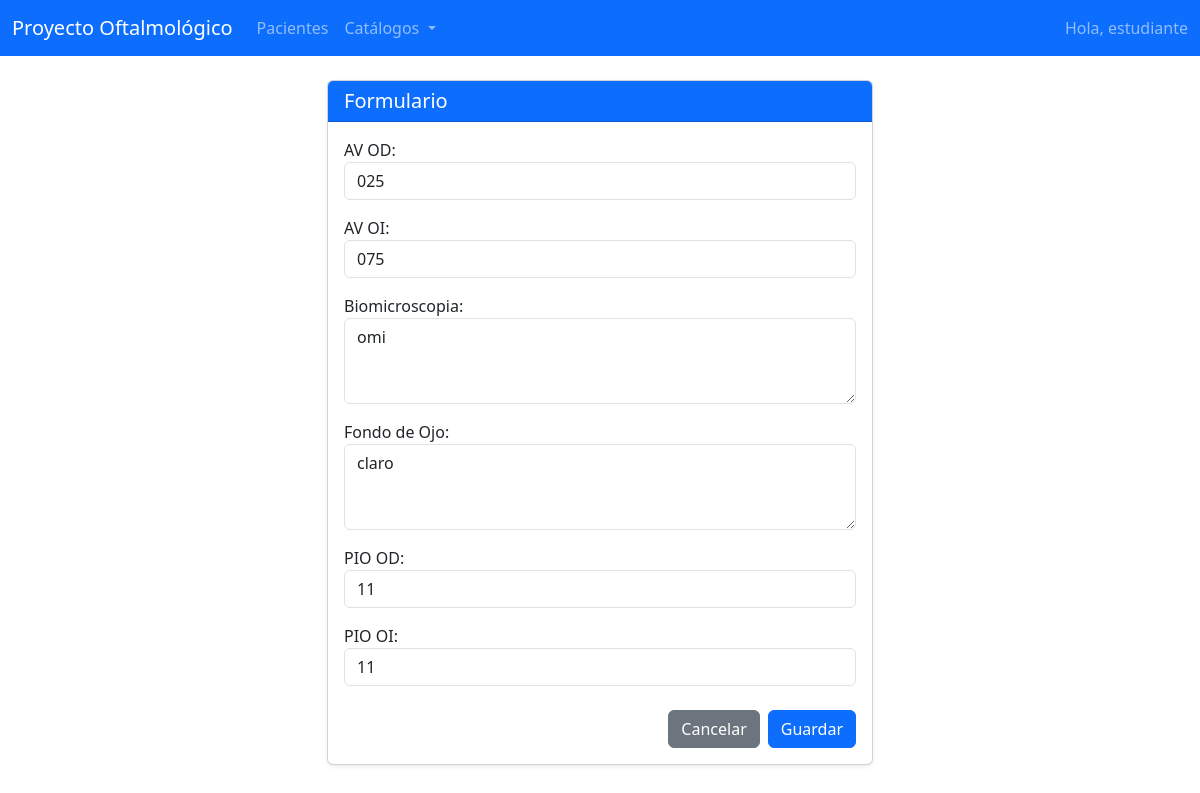
Page /examen/1/editar/ (signed in) on the committed database.
### gestion_clinica/models.py (models this page shows, shortened)
class ExamenOftalmologico(models.Model):
    historia_clinica = models.OneToOneField(
        HistoriaClinica, on_delete=models.CASCADE, related_name='examen')
    agudeza_visual_od = models.CharField(
        max_length=50, blank=True, verbose_name="AV OD")
    agudeza_visual_oi = models.CharField(
        max_length=50, blank=True, verbose_name="AV OI")
    biomicroscopia = models.TextField(blank=True)
    fondo_ojo = models.TextField(blank=True, verbose_name="Fondo de Ojo")
    presion_intraocular_od = models.CharField(
        max_length=20, blank=True, verbose_name="PIO OD")
    presion_intraocular_oi = models.CharField(
        max_length=20, blank=True, verbose_name="PIO OI")
    class Meta:
        verbose_name = "Examen Oftalmológico"
        verbose_name_plural = "Exámenes Oftalmológicos"

### gestion_clinica/views.py (the view, shortened to what this page needs)
class ExamenOftalmologicoUpdateView(UpdateView):
    model = ExamenOftalmologico
    form_class = ExamenOftalmologicoForm
    template_name = 'gestion_clinica/examen_oftalmologico_form.html'
    def get_object(self, queryset=None):
        hc_pk = self.kwargs.get('hc_pk')
        if hc_pk:
            try:
                return ExamenOftalmologico.objects.get(historia_clinica__pk=hc_pk)
            except ExamenOftalmologico.DoesNotExist:
                return None
        return super().get_object(queryset)
    def get_context_data(self, **kwargs):
        context = super().get_context_data(**kwargs)
        hc = None
        if self.kwargs.get('hc_pk'):
            hc = HistoriaClinica.objects.get(pk=self.kwargs['hc_pk'])
        elif self.object and self.object.historia_clinica:
            hc = self.object.historia_clinica
        if hc:
            context['historia_clinica'] = hc
            context['paciente'] = hc.paciente
            context['form_title'] = f'Examen Oftalmológico para HC N° {hc.pk} - {hc.paciente.apellido}, {hc.paciente.nombre}'
        return context

### gestion_clinica/forms.py
class ExamenOftalmologicoForm(BaseFormMixin, forms.ModelForm):
    class Meta:
        model = ExamenOftalmologico
        exclude = ('historia_clinica',)
        widgets = {
            'biomicroscopia': forms.Textarea(attrs={'rows': 3}),
            'fondo_ojo': forms.Textarea(attrs={'rows': 3}),
        }

### gestion_clinica/templates/gestion_clinica/examen_oftalmologico_form.html (shortened to what this page needs)
{% extends "gestion_clinica/form_base.html" %}
{% block back_url %}
    {% if object %}
        {% url 'pacientes:detalle_paciente' pk=object.historia_clinica.paciente.pk %}
    {% else %}
        {% url 'pacientes:lista_pacientes' %}
    {% endif %}
{% endblock back_url %}

### gestion_clinica/templates/gestion_clinica/form_base.html (shortened to what this page needs)
{% extends "gestion_clinica/base.html" %}
{% block content %}
<div class="row justify-content-center">
    <div class="col-md-8 col-lg-6">
        <div class="card shadow-sm">
            <div class="card-header bg-primary text-white">
                <h3 class="h5 mb-0">{% block card_title %}Formulario{% endblock card_title %}</h3>
            </div>
            <div class="card-body">
                <form method="post">
                    {% for field in form %}
                    <div class="mb-3">
                        {{ field.label_tag }}
                        {{ field }}
                    </div>
                    {% endfor %}
                    <div class="d-flex justify-content-end mt-4">
                        <a href="{% block back_url %}{% url 'pacientes:lista_pacientes' %}{% endblock back_url %}" class="btn btn-secondary me-2">Cancelar</a>
                        <button type="submit" class="btn btn-primary">Guardar</button>
                    </div>
                </form>
            </div>
        </div>
    </div>
</div>
{% endblock content %}

### gestion_clinica/templates/gestion_clinica/base.html (shortened to what this page needs)
{% load static %}
{% load static %}
<!DOCTYPE html>
<html lang="es">
<head>
    <link href="https://cdn.jsdelivr.net/npm/bootstrap@5.3.3/dist/css/bootstrap.min.css" rel="stylesheet">
    <link rel="stylesheet" href="https://cdnjs.cloudflare.com/ajax/libs/font-awesome/6.5.2/css/all.min.css">
</head>
<body>
    <nav class="navbar navbar-expand-lg navbar-dark bg-primary">
        <div class="container-fluid">
            <a class="navbar-brand" href="{% url 'pacientes:lista_pacientes' %}">Proyecto Oftalmológico</a>
            <div class="collapse navbar-collapse" id="navbarNav">
                <ul class="navbar-nav me-auto mb-2 mb-lg-0">
                    <li class="nav-item">
                        <a class="nav-link" href="{% url 'pacientes:lista_pacientes' %}">Pacientes</a>
                    </li>
                    <li class="nav-item dropdown">
                        <a class="nav-link dropdown-toggle" href="#" id="navbarDropdownCatalogos" role="button" data-bs-toggle="dropdown" aria-expanded="false">
                            Catálogos
                        </a>
                    </li>
                </ul>
                <span class="navbar-text">
                    {% if user.is_authenticated %}
                        Hola, {{ user.username }}
                    {% else %}
                        <a href="{% url 'admin:login' %}" class="btn btn-sm btn-outline-light">Login</a>
                    {% endif %}
                </span>
            </div>
        </div>
    </nav>
    <div class="container mt-4">
        {% block content %}
        {% endblock content %}
    </div>
</body>
</html>

### rows in the picture
ExamenOftalmologico: form "025" "075" "omi" "claro" "11" "11"

### other values in the picture
{{ user.username }} "estudiante"
{{ field.label_tag }} "AV OD:" "AV OI:" "Biomicroscopia:" "Fondo de Ojo:" "PIO OD:" "PIO OI:"
